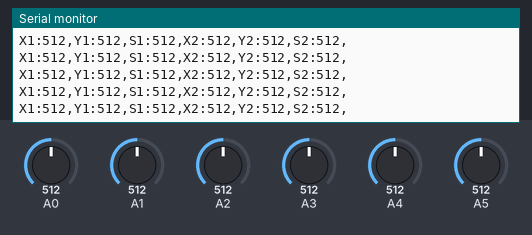
Bench run of a sketch on a simulated Arduino Nano, built with avr-gcc and run on an emulated ATmega328P. On the bench: the last lines printed to the serial monitor. Inputs (shaded band) come from the test bench; at power-on: A0 = 512, A3 = 512, A1 = 512, A2 = 512, A4 = 512, A5 = 512.

Above: at 1.2 s.
1.3 s: A0 set to 105
At 1.33 s:
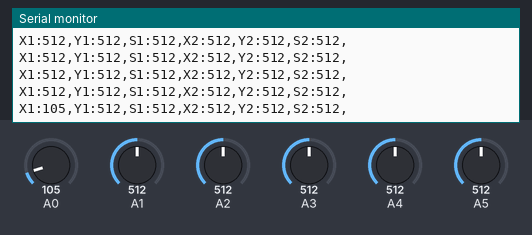
4.3 s: A0 set to 90
At 4.38 s:
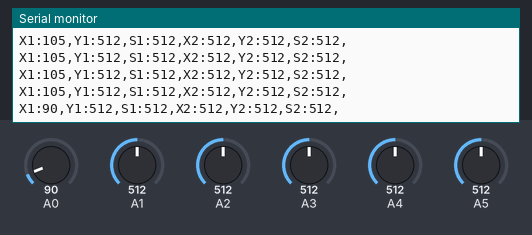
7.3 s: A3 set to 105
At 7.33 s:
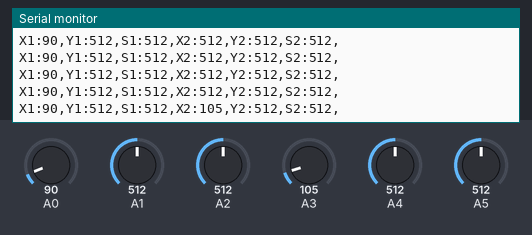
10.3 s: A3 set to 90
At 10.39 s:
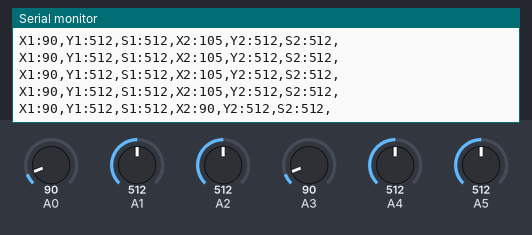
Timing chart, 0 to 13.3 s (numbered marks = the images above; inputs shaded):
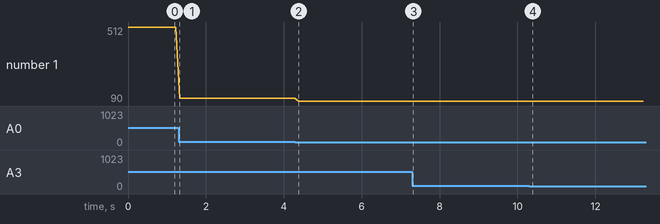

The sketch:

nano.ino
```cpp
void setup() {
  Serial.begin(9600);
}

void loop() {
  Serial.print("X1:");
  Serial.print(analogRead(A0));
  Serial.print(",");
  Serial.print("Y1:");
  Serial.print(analogRead(A1));
  Serial.print(",");
  Serial.print("S1:");
  Serial.print(analogRead(A2));
  Serial.print(",");
  Serial.print("X2:");
  Serial.print(analogRead(A3));
  Serial.print(",");
  Serial.print("Y2:");
  Serial.print(analogRead(A4));
  Serial.print(",");
  Serial.print("S2:");
  Serial.print(analogRead(A5));
  Serial.print(",");
  Serial.print("\n");
  delay(100);
}
```

Measured:
- after the input at 1.3 s, the serial monitor: prints a new line at once (image 1)
- after the input at 4.3 s, the serial monitor: prints a new line after 0.08 s (image 2)
- after the input at 7.3 s, the serial monitor: prints a new line at once (image 3)
- after the input at 10.3 s, the serial monitor: prints a new line after 0.08 s (image 4)
- plotted number 1: 512 → 105 after the input at 1.3 s, 105 → 90 after the input at 4.3 s
